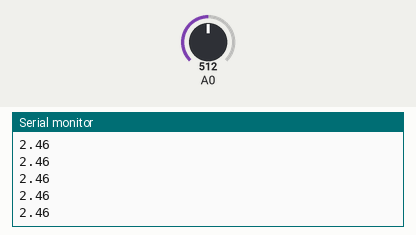
A sketch run on a simulated Arduino Uno, built with avr-gcc and run on an emulated ATmega328P. Parts: the last lines printed to the serial monitor. The inputs (shaded band) are chosen by the test bench; at power-on: A0 = 512.

Above: at 1.2 s.
1.3 s: A0 set to 716
At 2.3 s:
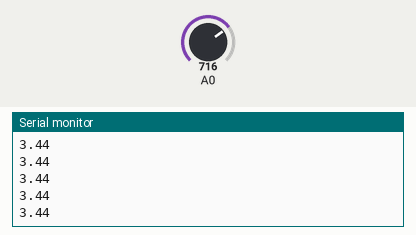
2.8 s: A0 set to 900
At 3.3 s:
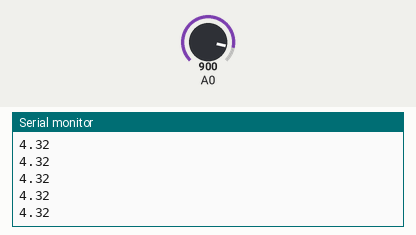
Timing chart, 0 to 5.8 s (numbered marks = the images above; inputs shaded):
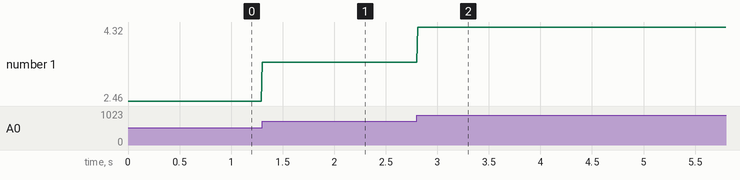

The sketch:

serialwith_potentio.ino
```cpp
void setup(){

Serial.begin(9600);
Serial.flush();

}
void loop(){

int val = analogRead(A0);
Serial.println(val * 0.0048);
delay(10);

}
```

Measured:
- after the input at 1.3 s, the serial monitor: prints a new line at once (image 1)
- after the input at 2.8 s, the serial monitor: prints a new line at once (image 2)
- plotted number 1: 2.46 → 3.44 after the input at 1.3 s, 3.44 → 4.3 after the input at 2.8 s
